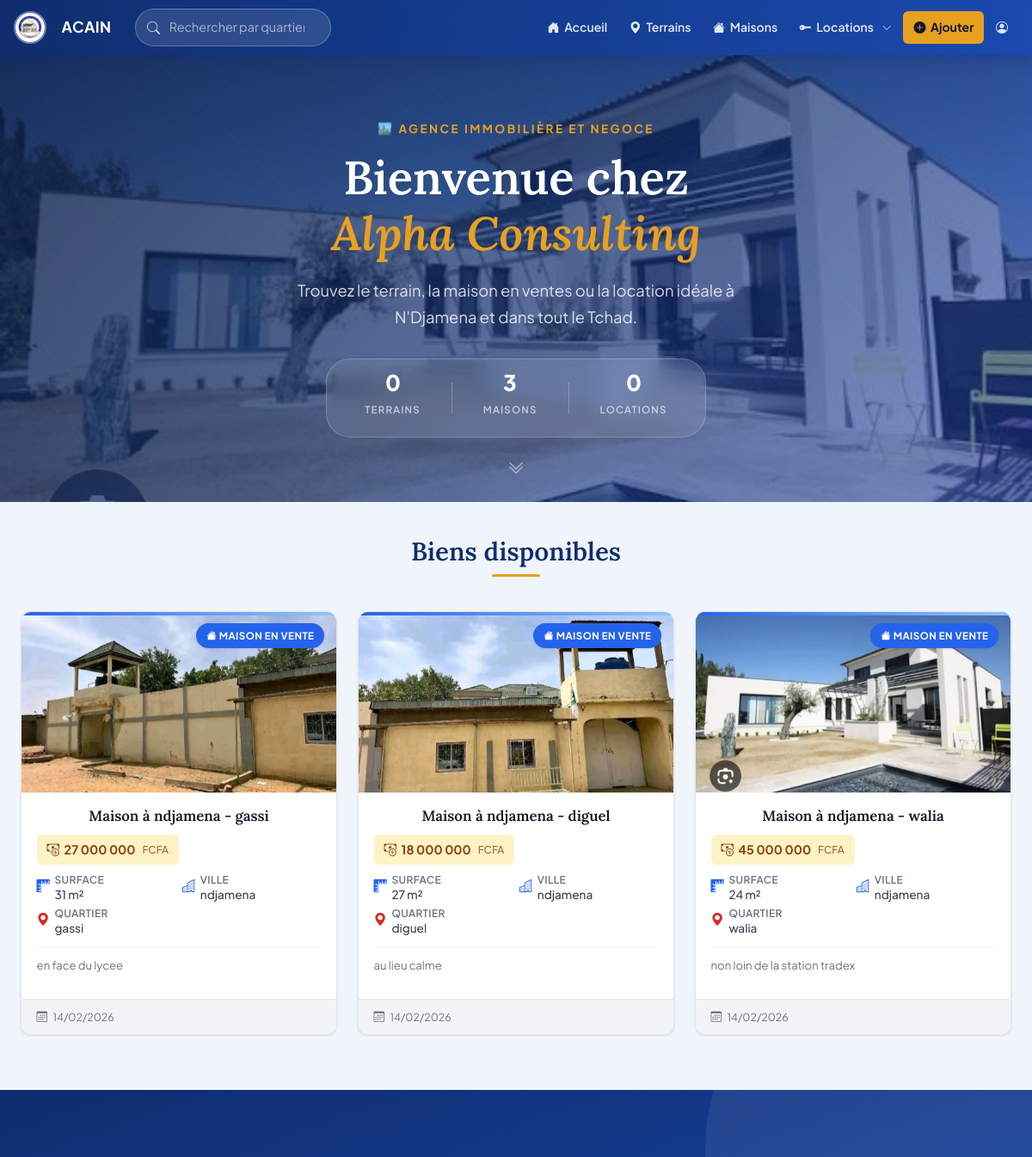
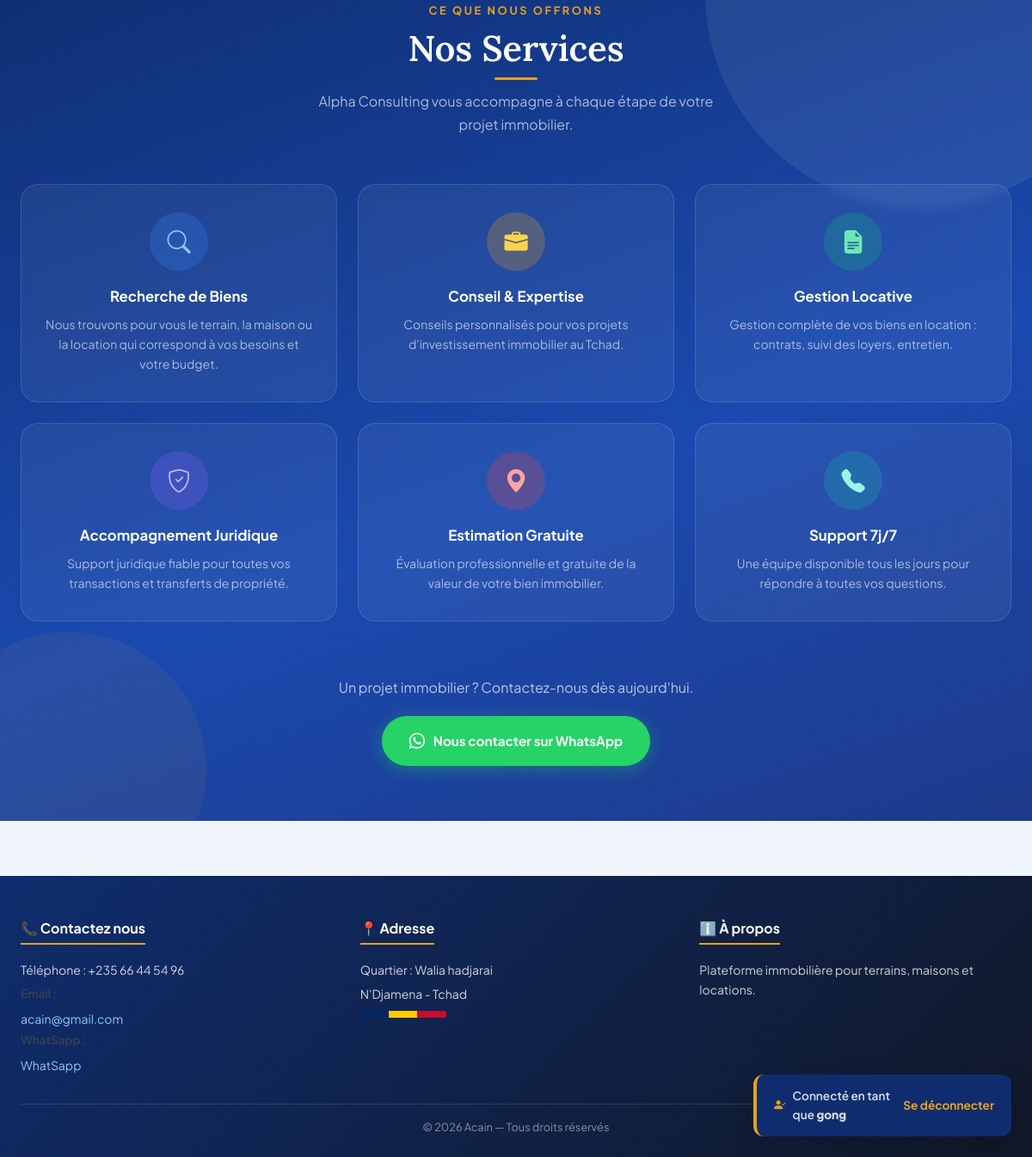
The app's page /maisons (signed in) with its own data (2 pictures, top to bottom).
### immo2app/models.py (models this page shows, shortened)
class Terrain(models.Model):
    TYPE_CHOICES = [
        ('terrain',  'Terrain'),
        ('maison',   'Maison'),
        ('location', 'Location'),
    ]
    STATUT_CHOICES = [
        ('en_attente', 'En attente'),
        ('valide',     'Validé'),
        ('rejete',     'Rejeté'),
    ]
    CATEGORIE_LOCATION_CHOICES = [
        ('hotel',        'Hôtel'),
        ('appartement',  'Appartement'),
        ('chambre',      'Chambre'),
    ]
    type_bien   = models.CharField(max_length=200, choices=TYPE_CHOICES)
    proprietaire = models.ForeignKey(
        settings.AUTH_USER_MODEL,
        on_delete=models.CASCADE,
        related_name="terrains"
    )
    titre       = models.CharField(max_length=200)
    superficie  = models.CharField(max_length=100, blank=True, null=True)
    nom_location      = models.CharField(max_length=200, blank=True, null=True)
    categorie_location = models.CharField(
        max_length=50,
        choices=CATEGORIE_LOCATION_CHOICES,
        blank=True, null=True
    )
    prix         = models.CharField(max_length=100)
    localisation = models.CharField(max_length=200)
    quartier     = models.CharField(max_length=200)
    description  = models.TextField()
    date_ajout   = models.DateTimeField(auto_now_add=True)
    statut       = models.CharField(
        max_length=20,
        choices=STATUT_CHOICES,
        default='en_attente'
    )

class ImageTerrain(models.Model):
    terrain = models.ForeignKey(Terrain, related_name='images', on_delete=models.CASCADE)
    image   = models.ImageField(upload_to='terrains/')

class Utilisateur(AbstractUser):
    Telephone = models.CharField(max_length=20, blank=True, null=True)
    ville = models.CharField(max_length=50, blank=True, null=True)

### immo2app/views.py (the view)
# urls.py: path('maisons', views.liste_maisons, name='liste_maisons'),
def liste_maisons(request):
    maisons = Terrain.objects.filter(type_bien='maison', statut='valide').order_by('-date_ajout')
    return render(request, 'home.html', {'terrains': maisons})

### immo2app/templates/home.html (shortened to what this page needs)
{% extends "base.html" %}
{% load static %}
{% block extra_css %}
 <link rel="stylesheet" type="text/css" href="{% static 'immo2app/bootstrap-5.3.8-dist/css/liste_terrain.css' %}">
{% endblock %}
{% block content %}
    <div id="terrain-container">
        {% include "_liste_terrains_fragment.html" %}
    </div>
{% endblock %}

### immo2app/templates/base.html (shortened to what this page needs)
{% load static %}
<!DOCTYPE html>
<html lang="fr">
<head>
    <link rel="stylesheet" href="{% static 'immo2app/bootstrap-5.3.8-dist/css/bootstrap.min.css' %}">
    <link rel="stylesheet" href="{% static 'immo2app/bootstrap-icons/bootstrap-icons.css' %}">
    <link rel="stylesheet" href="{% static 'immo2app/bootstrap-5.3.8-dist/css/style-moderne.css' %}">
    {% block extra_css %}{% endblock %}
</head>
<body>
    {% include "navigation.html" %}
    <main>
        {% block content %}{% endblock %}
    </main>
    {% include "footer.html" %}
    {% if user.is_authenticated %}
    <div class="login-banner">
        <i class="bi bi-person-check-fill" style="color: var(--gold);"></i>
        <label>Connecté en tant que <strong>{{ user.username }}</strong></label>
        <a href="{% url 'deconnexion' %}">Se déconnecter</a>
    </div>
    {% else %}
    <div class="login-banner">
        <i class="bi bi-lock-fill" style="color: var(--gold);"></i>
        <label>Connectez-vous pour ajouter un bien</label>
        <a href="{% url 'connexion' %}">Se connecter</a>
    </div>
    {% endif %}
</body>
</html>

### immo2app/templates/_liste_terrains_fragment.html (shortened to what this page needs)
{% load static %}
<div class="hero-banner">
    <div class="hero-overlay"></div>
    <div class="hero-content">
        <p class="hero-eyebrow">🏙️ Agence Immobilière et Negoce</p>
        <h1 class="hero-title">Bienvenue chez<br><span>Alpha Consulting</span></h1>
        <p class="hero-subtitle">Trouvez le terrain, la maison en ventes ou la location idéale à N'Djamena et dans tout le Tchad.</p>
        <div class="hero-stats">
            <div class="hero-stat"><span class="stat-num" id="countTerrains">—</span><a class="nav-link" href="{% url 'liste_terrains' %}"><span class="stat-lbl">Terrains</span></a></div>
            <div class="hero-stat"><span class="stat-num" id="countMaisons">—</span><a class="nav-link" href="{% url 'liste_maisons' %}"><span class="stat-lbl">Maisons</span></a></div>
            <div class="hero-stat"><span class="stat-num" id="countLocations">—</span><a class="nav-link" href="{% url 'liste_locations' %}"><span class="stat-lbl">Locations</span></a></div>
        </div>
    </div>
    <div class="hero-scroll-hint">
        <i class="bi bi-chevron-double-down"></i>
    </div>
</div>
<div class="container-modern">
    <h1 class="section-title fade-in">
         Biens disponibles
    </h1>
    <div class="row g-4">
        {% for terrain in terrains %}
        <div class="col-12 col-md-6 col-lg-4">
            <div class="terrain-card card-{{ terrain.type_bien }} fade-in">
                <span class="badge-type badge-{{ terrain.type_bien }}">
                    {% if terrain.type_bien == 'terrain' %}
                        <i class="bi bi-geo-alt-fill"></i> Terrain en vente
                    {% elif terrain.type_bien == 'maison' %}
                        <i class="bi bi-house-fill"></i> Maison en vente
                    {% else %}
                        <i class="bi bi-key-fill"></i> {{terrain.categorie_location }} en Location
                    {% endif %}
                </span>
                {% if terrain.images.all %}
                <div id="carousel{{ terrain.id }}" class="carousel slide" data-bs-ride="false">
                    <div class="carousel-inner">
                        {% for image in terrain.images.all %}
                        <div class="carousel-item {% if forloop.first %}active{% endif %}">
                            <img src="{{ image.image.url }}" alt="{{ terrain.titre }}">
                        </div>
                        {% endfor %}
                    </div>
                </div>
                {% else %}
                <div class="carousel-inner-placeholder">
                    <i class="bi bi-image"></i>
                </div>
                {% endif %}
                <div class="card-body">
                    <h5 class="card-title">{{ terrain.titre }}</h5>
                    <div class="prix-badge">
                        <i class="bi bi-cash-coin"></i>
                        {{ terrain.prix }}
                        {% if terrain.type_bien == 'location' %}
                            {% if terrain.categorie_location == 'hotel' %}
                                <span class="prix-mois"> FCFA / heure</span>
                            {% else %}
                                <span class="prix-mois"> FCFA / mois</span>
                            {% endif %}
                          {% else %}
                            <span class="prix-mois"> FCFA </span>
                        {% endif %}
                    </div>
                    <div class="bien-details">
                        {% if terrain.type_bien == 'location' %}
                        <div class="detail-item">
                            <i class="bi bi-tag-fill text-primary"></i>
                            <div>
                                <strong>Catégorie</strong>
                                <span>{{ terrain.get_categorie_location_display|default:"—" }}</span>
                            </div>
                        </div>
                        <div class="detail-item">
                            <i class="bi bi-signpost-fill text-primary"></i>
                            <div>
                                <strong>Nom</strong>
                                <span>{{ terrain.nom_location|default:"—" }}</span>
                            </div>
                        </div>
                        {% else %}
                        <div class="detail-item">
                            <i class="bi bi-rulers text-primary"></i>
                            <div>
                                <strong>Surface</strong>
                                <span>{{ terrain.superficie }} m²</span>
                            </div>
                        </div>
                        {% endif %}
                        <div class="detail-item">
                            <i class="bi bi-building text-primary"></i>
                            <div>
                                <strong>Ville</strong>
                                <span>{{ terrain.localisation }}</span>
                            </div>
                        </div>
                        <div class="detail-item">
                            <i class="bi bi-geo-alt-fill text-danger"></i>
                            <div>
                                <strong>Quartier</strong>
                                <span>{{ terrain.quartier }}</span>
                            </div>
                        </div>
                    </div>
                    <p class="card-description">
                        {{ terrain.description|truncatewords:12 }}
                    </p>
                </div>
                <div class="card-footer">
                    <i class="bi bi-calendar3"></i>
                    {{ terrain.date_ajout|date:"d/m/Y" }}
                </div>
            </div>
        </div>
        {% endfor %}
    </div>
</div>
<section class="services-section">
    <div class="services-inner">
        <div class="services-header fade-in">
            <p class="services-eyebrow">Ce que nous offrons</p>
            <h2 class="services-title">Nos Services</h2>
            <p class="services-subtitle">Alpha Consulting vous accompagne à chaque étape de votre projet immobilier.</p>
        </div>
        <div class="services-grid">
            <div class="service-card fade-in">
                <div class="service-icon-wrap service-icon-blue">
                    <i class="bi bi-search"></i>
                </div>
                <h3>Recherche de Biens</h3>
                <p>Nous trouvons pour vous le terrain, la maison ou la location qui correspond à vos besoins et votre budget.</p>
            </div>
            <div class="service-card fade-in">
                <div class="service-icon-wrap service-icon-gold">
                    <i class="bi bi-briefcase-fill"></i>
                </div>
                <h3>Conseil & Expertise</h3>
                <p>Conseils personnalisés pour vos projets d'investissement immobilier au Tchad.</p>
            </div>
            <div class="service-card fade-in">
                <div class="service-icon-wrap service-icon-green">
                    <i class="bi bi-file-earmark-text-fill"></i>
                </div>
                <h3>Gestion Locative</h3>
                <p>Gestion complète de vos biens en location : contrats, suivi des loyers, entretien.</p>
            </div>
            <div class="service-card fade-in">
                <div class="service-icon-wrap service-icon-purple">
                    <i class="bi bi-shield-check"></i>
                </div>
                <h3>Accompagnement Juridique</h3>
                <p>Support juridique fiable pour toutes vos transactions et transferts de propriété.</p>
            </div>
            <div class="service-card fade-in">
                <div class="service-icon-wrap service-icon-red">
                    <i class="bi bi-geo-alt-fill"></i>
                </div>
                <h3>Estimation Gratuite</h3>
                <p>Évaluation professionnelle et gratuite de la valeur de votre bien immobilier.</p>
            </div>
            <div class="service-card fade-in">
                <div class="service-icon-wrap service-icon-teal">
                    <i class="bi bi-telephone-fill"></i>
                </div>
                <h3>Support 7j/7</h3>
                <p>Une équipe disponible tous les jours pour répondre à toutes vos questions.</p>
            </div>
        </div>
        <div class="services-cta fade-in">
            <p>Un projet immobilier ? Contactez-nous dès aujourd'hui.</p>
            <a href="https://wa.me/+23566445496" target="_blank" class="cta-btn">
                <i class="bi bi-whatsapp"></i> Nous contacter sur WhatsApp
            </a>
        </div>
    </div>
</section>

### records on screen
Terrain: type_bien "maison" (drawn), titre "Maison à ndjamena - gassi", prix "27 000 000", superficie "31", localisation "ndjamena", quartier "gassi", description "en face du lycee", date_ajout "14/02/2026"
ImageTerrain: image (picture)
Terrain: type_bien "maison" (drawn), titre "Maison à ndjamena - diguel", prix "18 000 000", superficie "27", localisation "ndjamena", quartier "diguel", description "au lieu calme", date_ajout "14/02/2026"
ImageTerrain: image (picture)
Terrain: type_bien "maison" (drawn), titre "Maison à ndjamena - walia", prix "45 000 000", superficie "24", localisation "ndjamena", quartier "walia", description "non loin de la station tradex", date_ajout "14/02/2026"
ImageTerrain: image (picture)
Utilisateur: username "gong"

### other values on screen
{{ year|default:2026 }} "2026"
